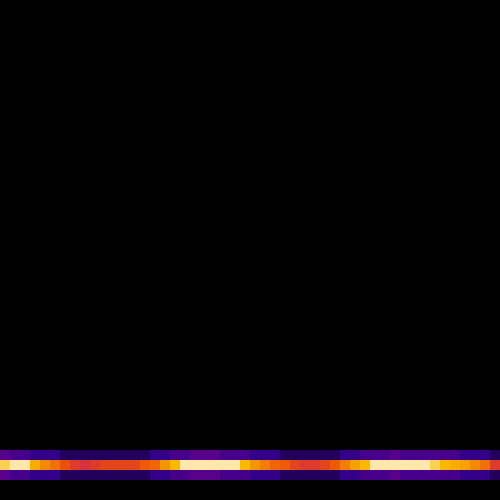
Frame 1 (no input)
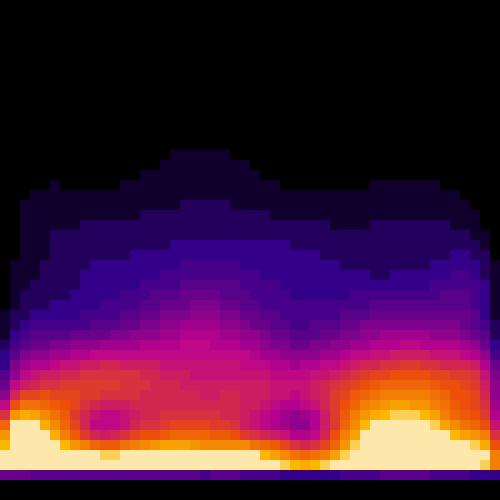
Frame 60 (no input)
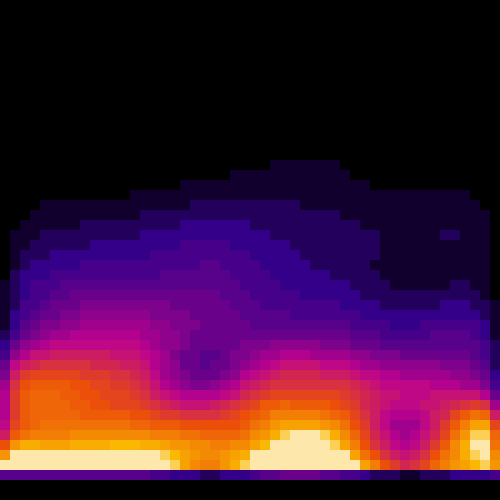
Frame 120 (the mouse pressed at the canvas centre since frame 60)

The p5.js sketch that drew these frames (run headless with seeded random() and noise() and a simulated clock; from frame 60 on, the mouse is pressed at the canvas centre):

// p5.js sketch
// ── sketch.js

let res = 10; //must divide 500 without fraction
function setup() {
  createCanvas(500, 500);
  makeInterface();
  setupSketch();
  
}

function draw() {
  background(0,255,0);
  genNoiseMap();
  doFallOff();
  moveBuffer();
  render();
  
}

function mouseClicked() {
  drawShape(); 
  //print(mouseX,mouseY);
}

function setupSketch(){
  createPalette();
  initBuffers();
  //res = resSlider.value();
  minHeat = minHeatSlider.value()/100.0;
  maxHeat = maxHeatSlider.value()/100.0;
  falloffA = falloffASlider.value()/100.0;
  falloffB = falloffBSlider.value()/100.0;
  noise1octaves = noise1octavesSlider.value();
  noise2octaves = noise2octavesSlider.value();
  noise1freq = noise1freqSlider.value()/100.0;
  noise2freq = noise2freqSlider.value()/100.0;
  lerpnoisesval = lerpnoisesvalSlider.value()/100.0;
  smoothK = smoothKSlider.value()/100.0;
  speed = speedSlider.value()/10.0;
  
}
function initBuffers(){
  for (let i = 0; i < width*height; i++) {
    buffer1[i] = 0;
    buffer2[i] = 0;
    buffer3[i] = 0;
  }
}


// ── createPalette.js
let palette = [];
let colorQuality = 3000;
let minHeat = 0;
let maxHeat = 1;
function createPalette() {
  //one time computing
  let heatValue = 0.0;
  let low = color(0, 255, 0); //init
  let high = color(0, 255, 0); //init
  let lerpVal = 0;

  let col = [
    [color(0, 0, 0), map(0.0, 0, 1, minHeat, maxHeat)],
    [color(52, 0, 137), map(0.1, 0, 1, minHeat, maxHeat)],
    [color(188, 3, 142), map(0.35, 0, 1, minHeat, maxHeat)],
    [color(235, 79, 10), map(0.6, 0, 1, minHeat, maxHeat)],
    [color(251, 184, 0), map(0.9, 0, 1, minHeat, maxHeat)],
    [color(255, 255, 255), map(1, 0, 1, minHeat, maxHeat)],
  ];

  let colLength = col.length;
  let heatValueINT;

  for (var i = 0; i < colorQuality + 1; i++) {
    heatValueINT = heatValue * 100;
    for (var j = 1; j < colLength; j++) {
      if (col[j][1] > heatValueINT) {
        low = col[j - 1][0];
        high = col[j][0];
        lerpVal = map(heatValueINT, col[j - 1][1], col[j][1], 0, 1);
        j = colLength;
      }
    }

    palette[i] = lerpColor(low, high, lerpVal);
    heatValue = float(i) / colorQuality;
  }
  //print(palette);
}
// ── drawShape.js
function drawShape() {
  if (mouseX < 0 || mouseX > width || mouseY < 0 || mouseY > height){
    return;
  }
  let shapeSize = 50;
  noiseDetail(5,0.5);
  for (let y = max(0,round((mouseY-shapeSize)/float(res))*res);
       y < min(height,round((mouseY+shapeSize)/float(res))*res); y+=res) {
    for (let x = max(0,round((mouseX-shapeSize)/float(res))*res);
         x < min(width,round((mouseX+shapeSize)/float(res))*res); x+=res) {
      let temp = noise(x*0.01,(y+xoff)*0.01);
      buffer1[x+y*width] = temp;
      buffer2[x+y*width] = temp;
      buffer3[x+y*width] = temp;
      //print("a");
    }
  }
  //print(random());
}


// ── genNoise.js
let noise1octaves;
let noise1freq;
let noise2octaves;
let noise2freq;
let speed;

let xoff = 0;
function genNoiseMap() {
  
    for (let x = 0; x < width; x += res) {
      noiseDetail(noise1octaves, noise1freq);
      let temp1 = getNoise(x,xoff);
      noiseDetail(noise2octaves, noise2freq);
      let temp2 = getNoise(x,xoff);
      buffer1[x + (height-res*3) * width] +=  lerp(temp1,temp2,lerpnoisesval);
    }
  xoff += speed * res;
}


function getNoise(x,y) {
  return noise(x*0.01,y*0.01);
}
// ── makeInterface.js

function makeInterface() {
  //one time computing
  //Sliders and texts
  var x = 10;
  var y = height + 10;
  var xoff = 0;
  var yoff = 10;
  var margin = 25;
  var msg;
  /*
  resSlider = createSlider(1, 20, 10); //resolution
  resSlider.position(x + xoff, y + yoff);
  resSlider.style("width", "260px");
  msg = createP("resolution (1,20)");
  msg.style("color", "#9b9b9b");
  msg.position(260 + 20, y + yoff - 13);
  //xoff += margin;
  yoff += margin;
  */
  minHeatSlider = createSlider(0, 100, 0); //minHeat
  minHeatSlider.position(x + xoff, y + yoff);
  minHeatSlider.style("width", "260px");
  msg = createP("minHeat (0,100)");
  msg.style("color", "#9b9b9b");
  msg.position(260 + 20, y + yoff - 13);
  //xoff += margin;
  yoff += margin;

  maxHeatSlider = createSlider(0, 200, 100); //maxHeat
  maxHeatSlider.position(x + xoff, y + yoff);
  maxHeatSlider.style("width", "260px");
  msg = createP("maxHeat (0,200)");
  msg.style("color", "#9b9b9b");
  msg.position(260 + 20, y + yoff - 13);
  //xoff += margin;
  yoff += margin;
  
  falloffASlider = createSlider(70, 130, 100); //falloffA
  falloffASlider.position(x + xoff, y + yoff);
  falloffASlider.style("width", "260px");
  msg = createP("falloffA (pow)(70,130)");
  msg.style("color", "#9b9b9b");
  msg.position(260 + 20, y + yoff - 13);
  //xoff += margin;
  yoff += margin;
  
  falloffBSlider = createSlider(50, 100, 90); //falloffB
  falloffBSlider.position(x + xoff, y + yoff);
  falloffBSlider.style("width", "260px");
  msg = createP("falloffB (mult)(50,100)");
  msg.style("color", "#9b9b9b");
  msg.position(260 + 20, y + yoff - 13);
  //xoff += margin;
  yoff += margin;

  noise1octavesSlider = createSlider(1, 7, 1); //noise1octaves
  noise1octavesSlider.position(x + xoff, y + yoff);
  noise1octavesSlider.style("width", "260px");
  msg = createP("noise1 octaves");
  msg.style("color", "#9b9b9b");
  msg.position(260 + 20, y + yoff - 13);
  //xoff += margin;
  yoff += margin;
  
  noise1freqSlider = createSlider(1, 100, 100); //noise1freq
  noise1freqSlider.position(x + xoff, y + yoff);
  noise1freqSlider.style("width", "260px");
  msg = createP("noise1 freq");
  msg.style("color", "#9b9b9b");
  msg.position(260 + 20, y + yoff - 13);
  //xoff += margin;
  yoff += margin;
  
  noise2octavesSlider = createSlider(1, 7, 5); //noise2octaves
  noise2octavesSlider.position(x + xoff, y + yoff);
  noise2octavesSlider.style("width", "260px");
  msg = createP("noise2 octaves");
  msg.style("color", "#9b9b9b");
  msg.position(260 + 20, y + yoff - 13);
  //xoff += margin;
  yoff += margin;
  
  noise2freqSlider = createSlider(1, 100, 50); //noise2freq
  noise2freqSlider.position(x + xoff, y + yoff);
  noise2freqSlider.style("width", "260px");
  msg = createP("noise2 freq");
  msg.style("color", "#9b9b9b");
  msg.position(260 + 20, y + yoff - 13);
  //xoff += margin;
  yoff += margin;
  
  lerpnoisesvalSlider = createSlider(0, 100, 50); //lerpnoisesval
  lerpnoisesvalSlider.position(x + xoff, y + yoff);
  lerpnoisesvalSlider.style("width", "260px");
  msg = createP("lerpnoisesval (0,100)");
  msg.style("color", "#9b9b9b");
  msg.position(260 + 20, y + yoff - 13);
  //xoff += margin;
  yoff += margin;
  
  smoothKSlider = createSlider(0, 100, 50); //smoothK
  smoothKSlider.position(x + xoff, y + yoff);
  smoothKSlider.style("width", "260px");
  msg = createP("smoothK, blur (0,100)");
  msg.style("color", "#9b9b9b");
  msg.position(260 + 20, y + yoff - 13);
  //xoff += margin;
  yoff += margin;
  
  speedSlider = createSlider(0, 50, 20); //speed
  speedSlider.position(x + xoff, y + yoff);
  speedSlider.style("width", "260px");
  msg = createP("speed (0,200)");
  msg.style("color", "#9b9b9b");
  msg.position(260 + 20, y + yoff - 13);
  //xoff += margin;
  yoff += margin;
  
  updatePaletteButton = createButton("save settings");
  updatePaletteButton.position(x, y + yoff);
  updatePaletteButton.style("width", "260px");
  updatePaletteButton.mousePressed(setupSketch);
  //xoff += margin;
  yoff += margin;
  
  
  /*
  TEMPLATE
  Slider = createSlider(0, 100, 0); //desc
  Slider.position(x + xoff, y + yoff);
  Slider.style("width", "260px");
  msg = createP("text text");
  msg.style("color", "#9b9b9b");
  msg.position(260 + 20, y + yoff - 13);
  //xoff += margin;
  yoff += margin;
  */
}
// ── render.js

let buffer1 = [];//processing buffer
let buffer2 = []; //processing buffer
let buffer3 = [];//render buffer


function render() {
  loadPixels();
  for (let y = 0; y < height; y += res) {
    for (let x = 0; x < width; x += res) {
      let index = x+y*width; 
      let val = buffer3[index];
      buffer1[index] = val;
      buffer2[index] = 0;
      buffer3[index] = 0;
      let col = palette[round(val*100)];
      
      for (let j = 0; j < res; j++) {
        for (let i = 0; i < res; i++) {
          set(x+i,y+j,col);
        }
      }
    }
  }
  updatePixels();
  //arrayCopy(buffer3,buffer1);//next frame's processing buffer
}

// ── updateBuffer.js
//fall off effect
let falloffA = 0.8;
let falloffB = 0.95;
function doFallOff() {
  for (let y = 0; y < height-res; y += res) {
    for (let x = 0; x < width; x += res) {
      
      //buffer2[x+y*width] = buffer1[x+y*width];
      let avg = (buffer1[x+(y-res)*width] +
                 buffer1[(x-res)+y*width] + 
                 buffer1[(x+res)+y*width] + 
                 buffer1[x+(y+res)*width]) / 4.0;
      buffer2[x+y*width] = pow(lerp(buffer1[x+y*width],avg,smoothK),
                               falloffA) * falloffB;  
      
    }
  }
}

function moveBuffer(){
  for (let y = res; y < height; y += res) {
    for (let x = 0; x < width; x += res) {
      buffer3[x+(y-res)*width] = buffer2[x+y*width];                      
    }
  }
}
